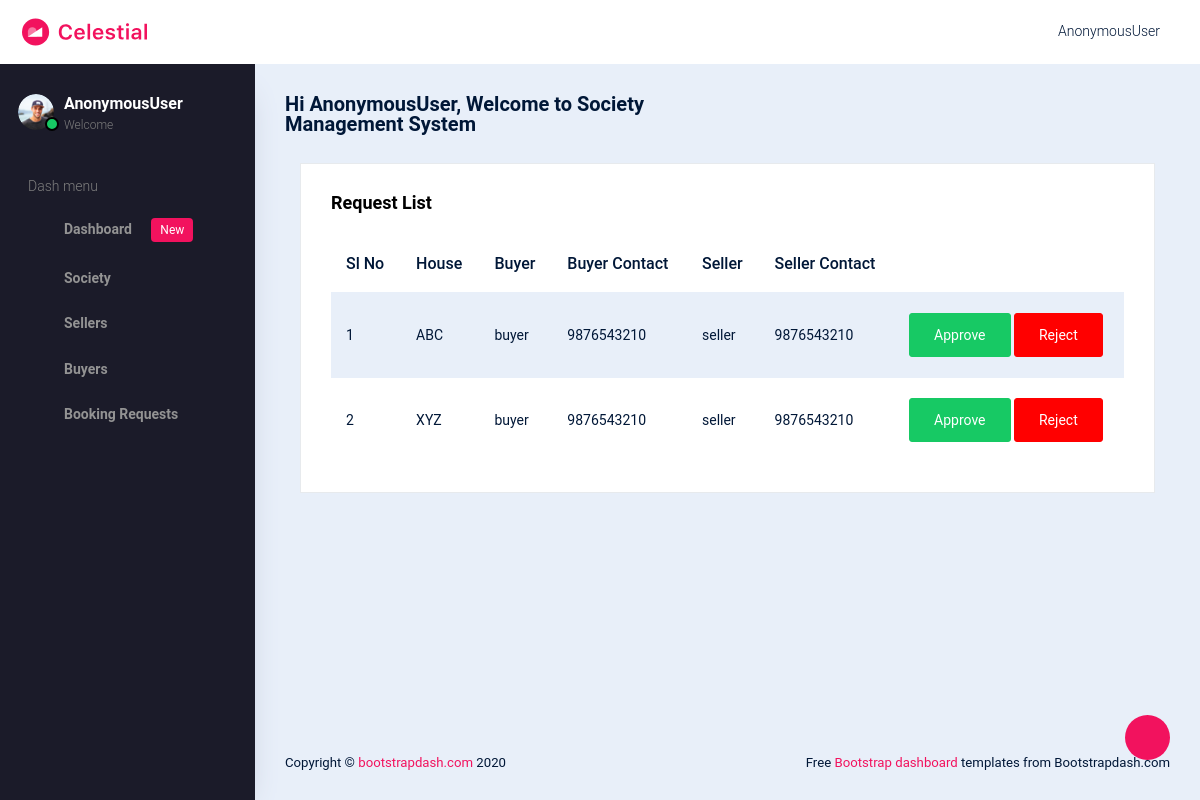
The page /view_booking_request_admin on the database its author committed.
### smsystem_app/models.py (models this page shows)
class BookingRequest(models.Model):
    seller = models.ForeignKey(
        Seller, on_delete=models.CASCADE,
    )
    buyer = models.ForeignKey(
        Buyer, on_delete=models.CASCADE,
    )
    house = models.ForeignKey(
        HouseDetails, on_delete=models.CASCADE,
    )
    status = models.CharField(
        choices=STATUS,
        max_length=20,
        null=True, blank=True,
        default='pending'
    )

class HouseDetails(models.Model):
    house_name = models.CharField(max_length=100)
    house_number = models.CharField(max_length=20)
    society = models.ForeignKey(
        Society,
        related_name='house',
        on_delete=models.CASCADE,
        null=True, blank=True
    )
    selling_type = models.CharField(
        choices=SELLING_TYPE,
        max_length=20
    )
    house_type = models.CharField(
        choices=HOUSE_TYPE,
        max_length=20
    )
    location = models.CharField(max_length=100)
    address = models.TextField()
    seller = models.ForeignKey(
        Seller,
        related_name='house',
        on_delete=models.CASCADE,
        null=True, blank=True
    )
    def __str__(self) -> str:
        return self.house_name

class Buyer(models.Model):
    user =  models.OneToOneField(CustomUser, on_delete=models.CASCADE, related_name='buyeruser',null=True,blank=True)
    name = models.CharField(max_length=100)
    address = models.TextField()
    phone_number = models.CharField(max_length=20)
    email = models.EmailField(null=True, blank=True)
    def __str__(self) -> str:
        return self.name

class Seller(models.Model):
    user =  models.OneToOneField(CustomUser, on_delete=models.CASCADE, related_name='selleruser',null=True,blank=True)
    name = models.CharField(max_length=100)
    address = models.TextField()
    phone_number = models.CharField(max_length=20)
    email = models.EmailField(null=True, blank=True)
    location = models.CharField(max_length=100, null=True, blank=True)
    def __str__(self) -> str:
        return self.name

### smsystem_app/views.py (the view)
# urls.py: path('view_booking_request_admin', views.view_booking_request_admin, name='view_booking_request_admin'),
def view_booking_request_admin(request):
    requests = BookingRequest.objects.all()
    return render(request, 'view_requests_admin.html', {'booking': requests})

### templates/view_requests_admin.html (shortened to what this page needs)
{% extends 'admin_home.html' %}
{% load crispy_forms_tags %}
{% block content %}
<div class="col-lg-12 grid-margin stretch-card">
  <div class="card">
    <div class="card-body">
      <h4 class="card-title">Request List</h4>
      <div class="table-responsive">
        <table class="table table-striped">
          <thead>
            <tr>
              <th>
                Sl No
              </th>
              <th>
                House
              </th>
              <th>
                Buyer
              </th>
              <th>
                Buyer Contact
              </th>
              <th>
                Seller
              </th>
              <th>
                Seller Contact
              </th>
            </tr>
          </thead>
          <tbody>
            {% for i in booking %}
            <tr>
              <td>
                {{ forloop.counter }}
              </td>
              <td>
                {{ i.house }}
              </td>
              <td>
                {{ i.buyer }}
              </td>
              <td>
                {{ i.buyer.phone_number }}
              </td>
              <td>
                {{ i.seller }}
              </td>
              <td>
                {{ i.seller.phone_number }}
              </td>
              <td>
                {% if i.status == 'pending' %}
                                <a href="{% url 'handle_request_admin_approve' i.id %}" class="btn btn-success">Approve</a>
                                <a href="{% url 'handle_request_admin_reject' i.id %}" class="btn btn-danger">Reject</a>
                {% else %}
                   No actions available
                {% endif %}
              </td>
              {% endfor %}
            </tr>
          </tbody>
        </table>
      </div>
    </div>
  </div>
</div>
  {% endblock %}

### rows shown on the page
BookingRequest: house "ABC", buyer "buyer", buyer.phone_number "9876543210", seller "seller", seller.phone_number "9876543210", status "Approve"
BookingRequest: house "XYZ", buyer "buyer", buyer.phone_number "9876543210", seller "seller", seller.phone_number "9876543210", status "Approve"

### other values the page prints
{{ request.user }} "AnonymousUser"
